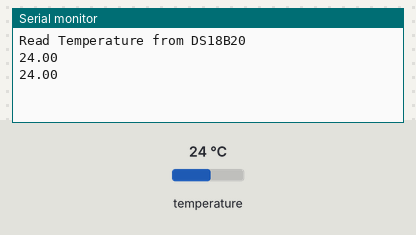
This sketch was run on a simulated Arduino Uno, built with avr-gcc and run on an emulated ATmega328P. Shown: the last lines printed to the serial monitor. The inputs (shaded band) are chosen by the test bench; at power-on: temperature 24 °C.

Above: at 2.3 s.
2.4 s: temperature set to 12 °C
At 2.4 s:
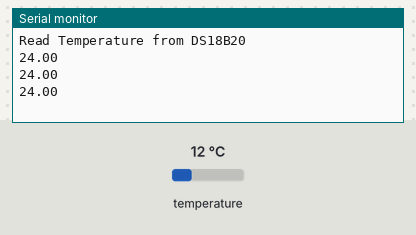
3.9 s: temperature set to 19 °C
At 3.9 s:
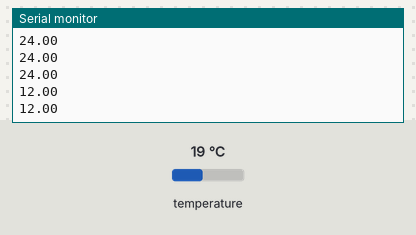
Timing chart, 0 to 6.9 s (numbered marks = the images above; inputs shaded):
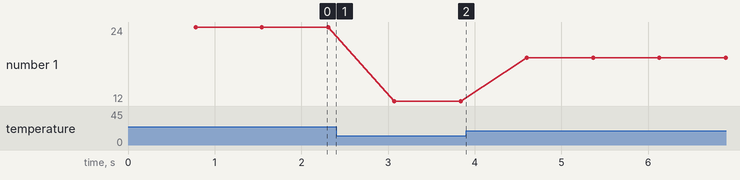

Measured:
- plotted number 1: 24 → 12 after the input at 2.4 s, 12 → 19 after the input at 3.9 s

The sketch:

Test_DS18B20.ino
```cpp
#include <OneWire.h>
#include <DallasTemperature.h>

#define ONE_WIRE_BUS 2

OneWire oneWire(ONE_WIRE_BUS);
DallasTemperature sensors(&oneWire);

void setup(void)
{
  Serial.begin(9600);
  Serial.println("Read Temperature from DS18B20");

  sensors.begin();
}

void loop(void)
{
  sensors.requestTemperatures(); // Send the command to get temperatures
  Serial.println(sensors.getTempCByIndex(0));  /* Temperature for the device 1 (index 0) */
}
```
